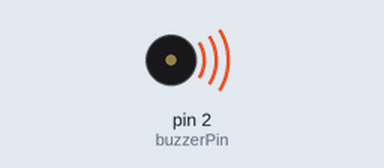
This sketch was run on a simulated Arduino Uno, built with avr-gcc and run on an emulated ATmega328P. Shown: buzzer (waves = sounding).

Above: at 0.2 s.
Timing chart, 0 to 10.4 s (numbered marks = the images above):
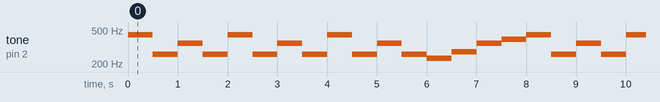

Measured:
- by itself, tone on pin 2 (buzzerPin): repeats every 8.0 s: 261 Hz 0.50 s, 349 Hz 0.50 s, 261 Hz 0.50 s, 440 Hz 0.50 s, 261 Hz 0.50 s, 349 Hz 0.50 s, 261 Hz 0.50 s, 440 Hz 0.50 s, 261 Hz 0.50 s, 349 Hz 0.50 s, 261 Hz 0.50 s, 233 Hz 0.50 s, 277 Hz 0.50 s, 349 Hz 0.50 s, 392 Hz 0.50 s, 440 Hz 0.50 s

The sketch:

no-surprises.ino
```cpp
const int buzzerPin = 2;

float beat = 500;

int A = 9;
int G = 7;
int F = 5;
int Df = 1;
int C = 0;
int Bf = -2;


void setup() {
  pinMode(buzzerPin, OUTPUT);
  Serial.begin(9600);
}

void loop() {
  // x3
  // A
  // C
  // F
  // C
  for (int i = 0; i < 3; i++){
    tone(buzzerPin, getFrequency(A));
    delay(beat);
    tone(buzzerPin, getFrequency(C));
    delay(beat);
    tone(buzzerPin, getFrequency(F));
    delay(beat);
    tone(buzzerPin, getFrequency(C));
    delay(beat);

  }

  tone(buzzerPin, getFrequency(Bf));
  delay(beat);
  tone(buzzerPin, getFrequency(Df));
  delay(beat);
  tone(buzzerPin, getFrequency(F));
  delay(beat);
  tone(buzzerPin, getFrequency(G));
  delay(beat);

}

float getFrequency(int note){
  return 261.63 * pow(float(2), float(note)/12.0);

}
```
